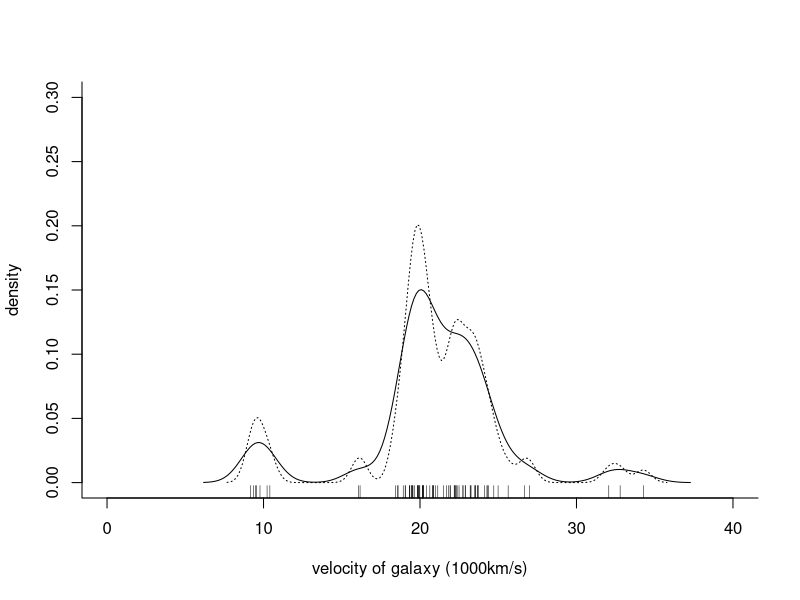
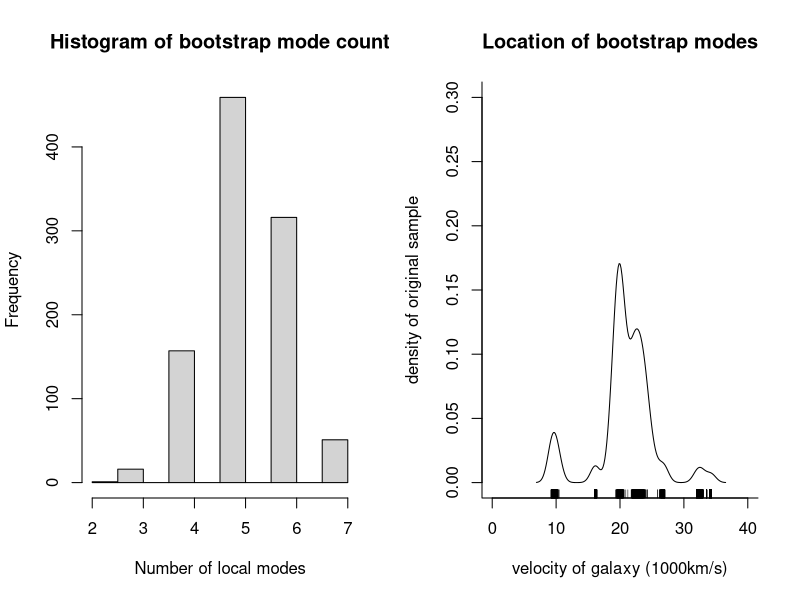
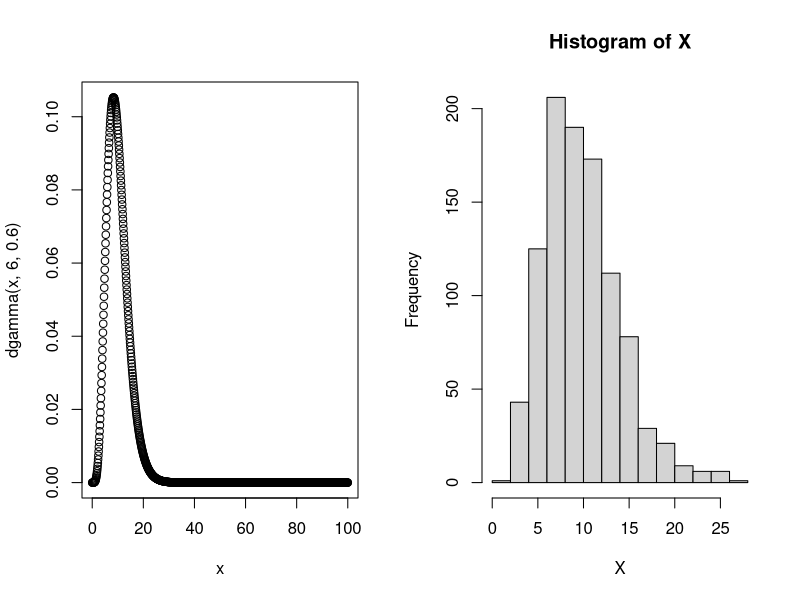

These charts were generated, in order, by the following R code:
## ---- chunk 1
#source('http://stats101.stanford.edu/profile.R')
knitr::opts_chunk$set(dev="png",dpi=300, out.width=500,  fig.align="center",fig.width=6,fig.height=4)

## ---- chunk 2
library(MASS)
gal <- galaxies/1000
plot(x = c(0, 40), y = c(0, 0.3), type = "n", bty = "l",
     xlab = "velocity of galaxy (1000km/s)", ylab = "density")
rug(gal)
lines(density(gal, width = 4, n = 200), lty = 1)
lines(density(gal, width = 2, n = 200), lty = 3)
## ---- chunk 3
# these r commands are just for me checking the feasibility of what I am asking them to do. I am sure you can improve elegance and readability of the solutions.
mode.finder<-function(x,y)
{
  n<-length(y)
  modefound<-NULL
  if(y[1]>y[2]){modefound<-c(modefound,1)}
  for(i in 2:(n-1))
  { 
    if((y[i]>=y[i-1])&&(y[i]>=y[i+1])){modefound<-c(modefound,i)}
  }
  if(y[n]>y[n-1]){modefound<-c(modefound,n)}
return(x[modefound])
}
## ---- chunk 4
density.object<-density(gal, width = 3, n = 200)
mode.finder(density.object[[1]],density.object[[2]])
## ---- chunk 5
B<-1000
modecount<-NULL
modesite<-vector("list",B)
for(i in 1:B)
{
  bootsample<-sample(gal,82,replace=T)
  density.boot<-density(bootsample, width = 3, n = 200)
  modeboot<-mode.finder(density.boot[[1]],density.boot[[2]])
  modesite[[i]]<-modeboot
  modecount<-c(modecount,length(modeboot))
}
## ---- chunk 6
par(mfrow=c(1,2))
hist(modecount,xlab="Number of local modes",main="Histogram of bootstrap mode count")
plot(x = c(0, 40), y = c(0, 0.3), type = "n", bty = "l",
     xlab = "velocity of galaxy (1000km/s)", ylab = "density of original sample",main="Location of bootstrap modes")
lines(density(gal, width = 3, n = 200), lty = 1)
for(i in 1:B)
{rug(modesite[[i]])}
## ---- chunk 7
x<-seq(0,100, length.out = 1000)
plot(x,dgamma(x,6,.6))
X<-rgamma(1000,6,.6)
hist(X)
mean(X)
var(X)
